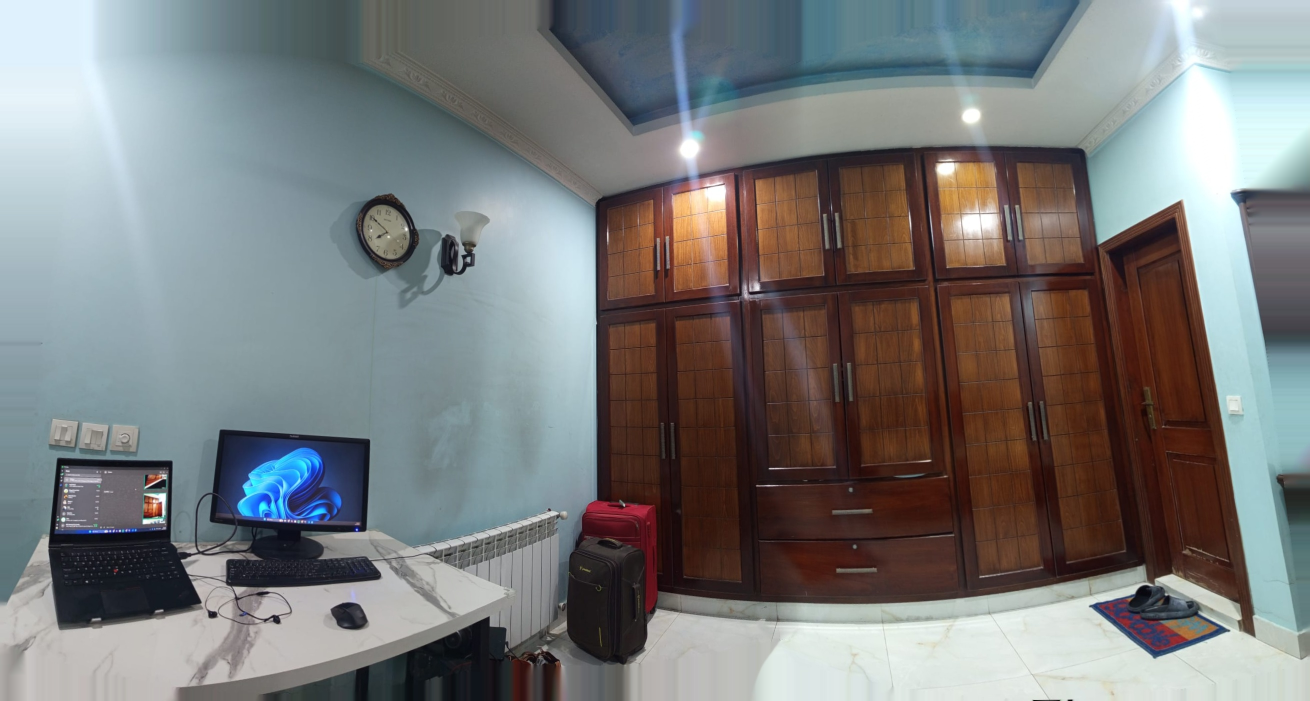
#> input picture code/stitched_output.jpg, 2619 x 1401 px (shown at 1/2 size)
$ python -i pano.py   (imports and definitions only)
#> lines starting #> are read from the running program, lines starting #| are printed output that depends on the picture; after the words box and inside, x2 and y2 are one past the last pixel; in counts of white or black regions, pixels touching at a corner belong together
#> further down, picture is the input picture: shape (1401, 2619, 3); mean B, G, R 122.3, 122.2, 121.3
import os
import cv2
import numpy as np
import argparse
import sys
from matchers import Matchers
from datetime import datetime


# [28 lines left out: functions resolve_paths, load_images, not called in this run]


class Stitcher:
    # [171 lines left out: functions __init__, compute_pairwise_homographies, accumulate_to_center, corners_after_transform, make_canvas, warp_and_blend and 3 more, not called in this run]

def clean_edges(img):
    """
    Aggressively cleans edge artifacts using Navier-Stokes inpainting.
    Threshold increased to 30 to catch lighter gray noise.
    """
    # 1. Crop to valid bounding box
    gray = cv2.cvtColor(img, cv2.COLOR_BGR2GRAY)
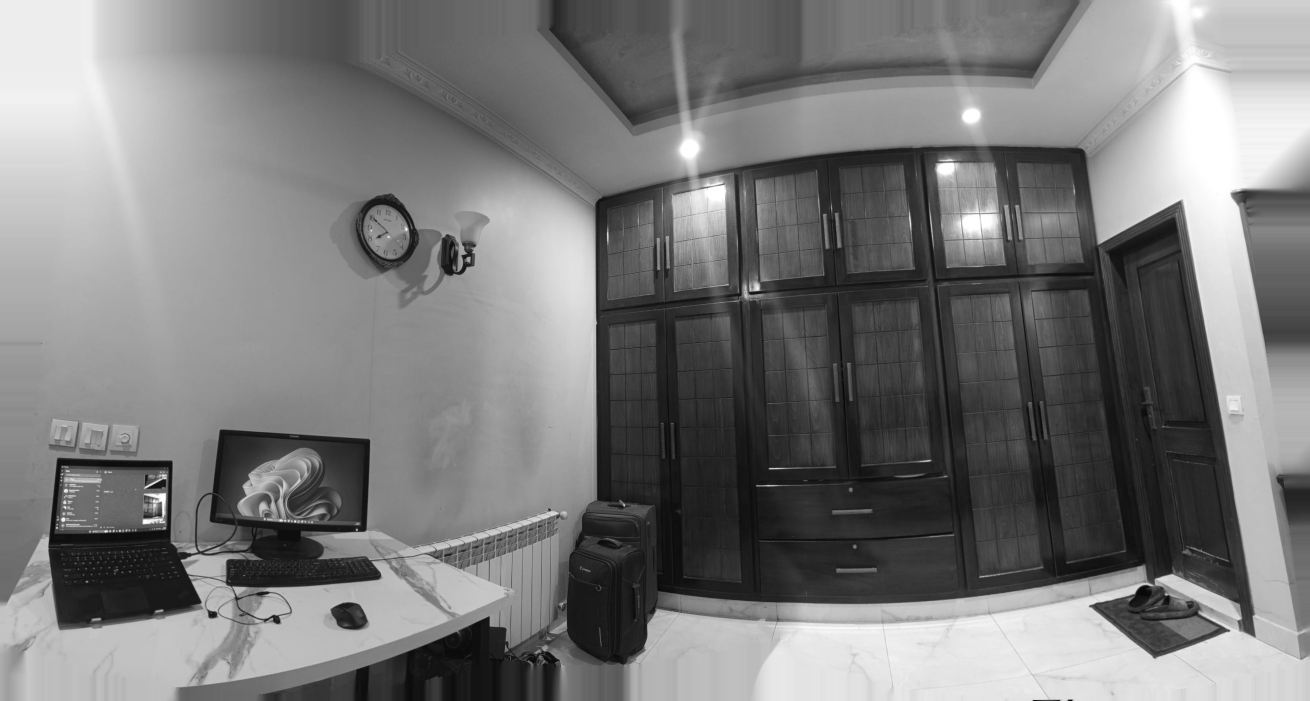
#> gray: shape (1401, 2619) (shown at 1/2 size); min 4, max 255, mean 122
    coords = cv2.findNonZero(gray)
#> coords = contour of 3669219 points, box (x1, y1, x2, y2) (0, 0, 2619, 1401), area 0
    x, y, w, h = cv2.boundingRect(coords)
#> x = 0; y = 0; w = 2619; h = 1401

    # --- ADD THIS BLOCK ---
    margin = 20  # <--- Change this number to crop more or less pixels

    x = x + margin
#> x = 20
    y = y + margin
#> y = 20
    w = w - (2 * margin) # Subtract margin from both Left AND Right
#> w = 2579
    h = h - (2 * margin) # Subtract margin from both Top AND Bottom
#> h = 1361

    # Safety check: prevent crashing if margin is too big
    if w <= 0 or h <= 0:
        print("Margin too big! Returning original.")
        x, y, w, h = cv2.boundingRect(coords) # Reset
    # ----------------------

    crop = img[y:y+h, x:x+w]
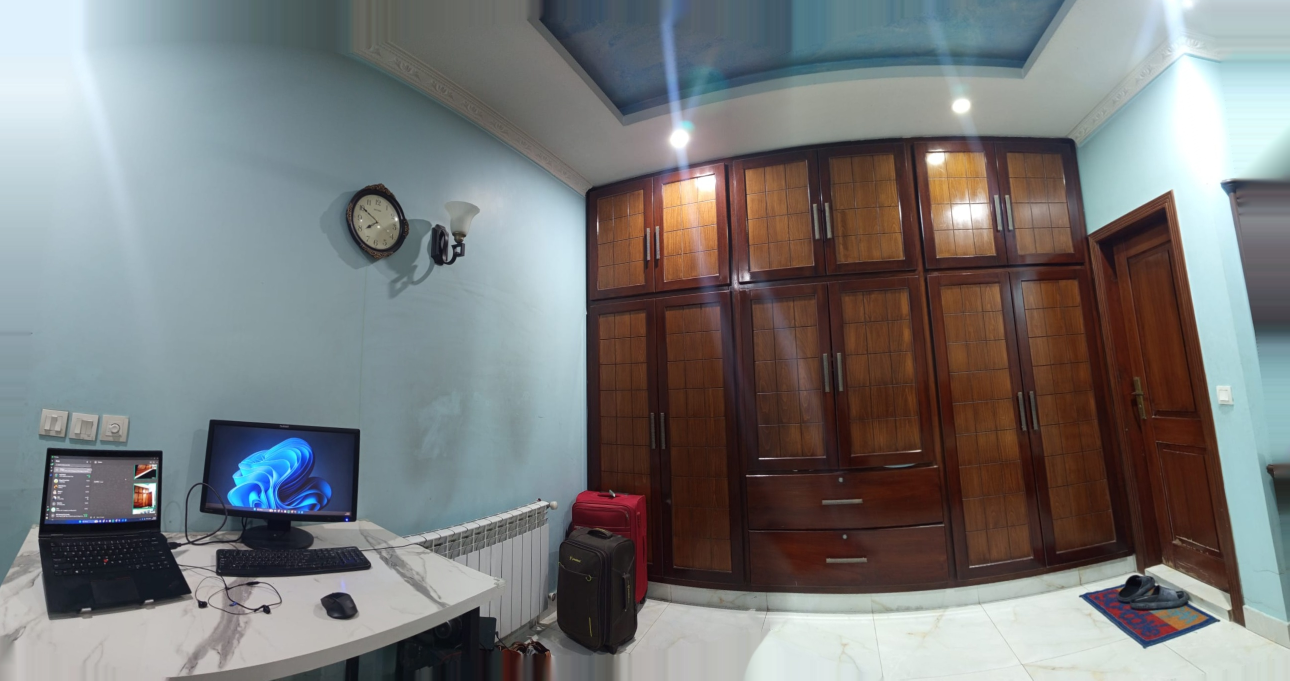
#> crop: shape (1361, 2579, 3) (shown at 1/2 size); mean B, G, R 120.7, 120.8, 120.4

    # 2. Identify "dull" edge noise
    gray_crop = cv2.cvtColor(crop, cv2.COLOR_BGR2GRAY)
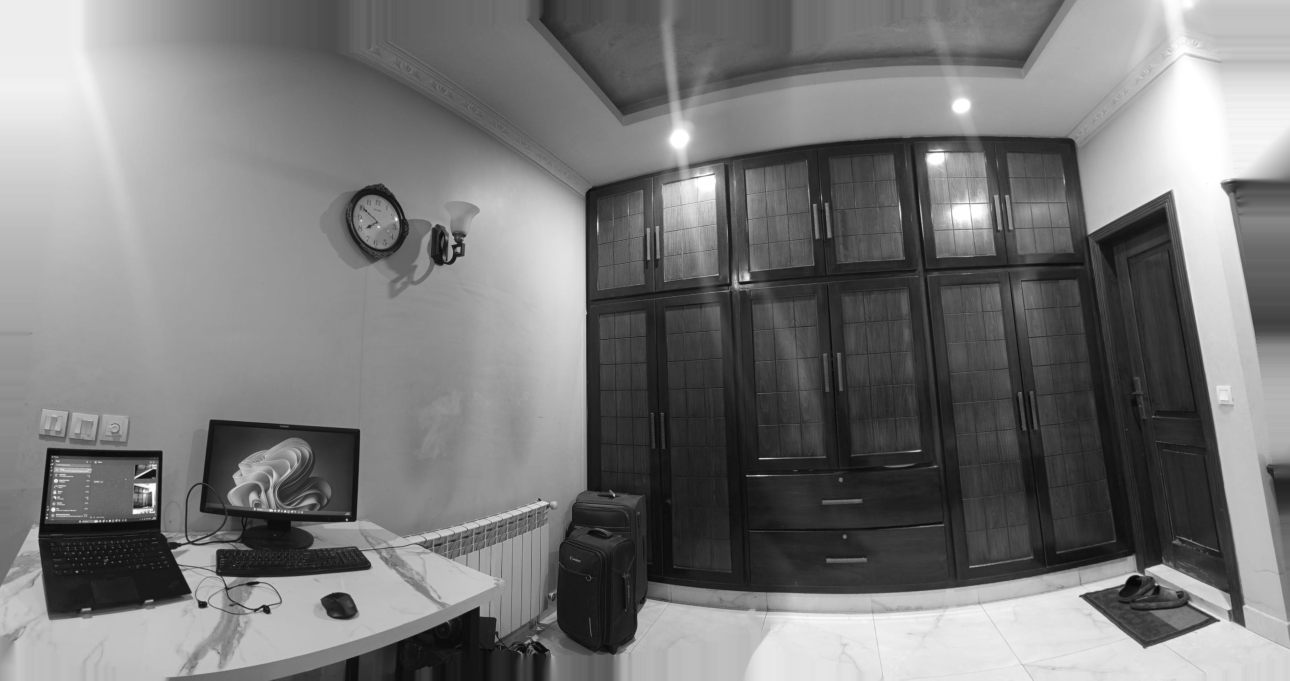
#> gray_crop: shape (1361, 2579) (shown at 1/2 size); min 4, max 255, mean 120.7

    # INCREASED THRESHOLD: 15 -> 30
    # This catches "lighter" dark gray pixels that looked like dull noise.
    _, mask = cv2.threshold(gray_crop, 5, 255, cv2.THRESH_BINARY_INV)
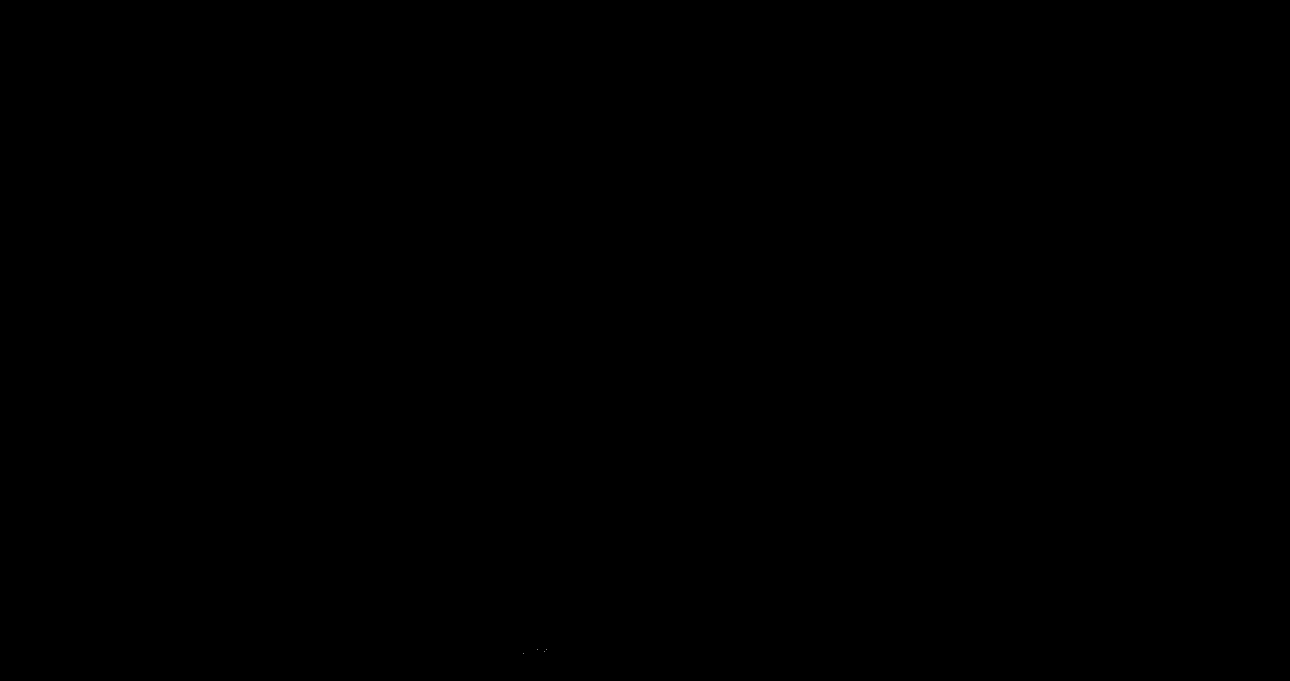
#> mask: shape (1361, 2579) (shown at 1/2 size); 0% white in thin lines or dots, all inside (x1, y1, x2, y2) = (1046, 1299, 1094, 1307)

    # 3. Moderate Dilation
    # INCREASED ITERATIONS: 1 -> 2
    # This ensures we cover the entire "fringe" of the edge.
    kernel = np.ones((3,3), np.uint8)
    mask_dilated = cv2.dilate(mask, kernel, iterations=2)
#> mask_dilated: shape (1361, 2579); 0% white; 3 white regions, box (x1, y1, x2, y2) and area: (1087, 1297, 1096, 1306) 49, (1072, 1297, 1077, 1302) 25, (1044, 1304, 1049, 1309) 25

    # 4. Inpaint with Navier-Stokes (NS)
    # INCREASED RADIUS: 3 -> 5
    # Helps blend the stronger correction smoothly.
    print(f"Cleaning edge artifacts (Thresh=5, Iter=2)...")
    cleaned = cv2.inpaint(crop, mask_dilated, 5, cv2.INPAINT_NS)

    return cleaned

# [79 lines not run here, left out]

>>> import cv2
>>> picture = cv2.imread('stitched_output.jpg')
>>> result = clean_edges(picture)
